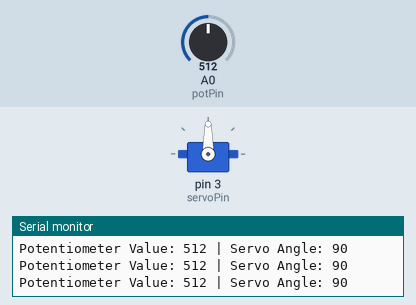
The sketch below on a simulated Arduino Uno, built with avr-gcc and run on an emulated ATmega328P. Parts: servo, the last lines printed to the serial monitor. The inputs (shaded band) are chosen by the test bench; at power-on: A0 (potPin) = 512.

Above: at 1.2 s.
1.3 s: A0 (potPin) set to 558
At 2.3 s:
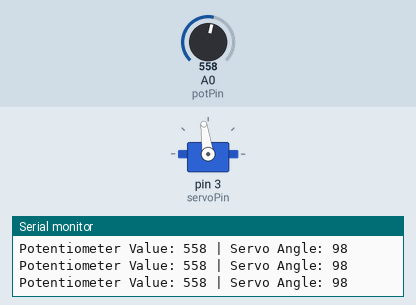
4.3 s: A0 (potPin) set to 576
At 5.3 s:
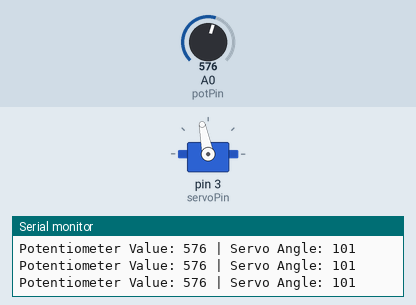
5.8 s: A0 (potPin) set to 306
At 6.3 s:
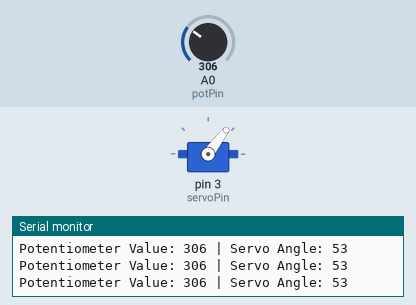
7.3 s: A0 (potPin) set to 110
At 8.5 s:
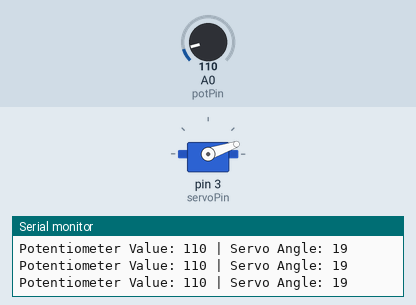
8.8 s: A0 (potPin) set to 94
At 10.1 s:
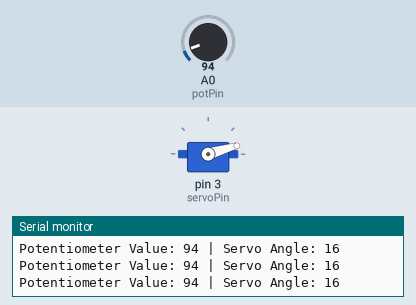
11.8 s: A0 (potPin) set to 122
At 12.2 s:
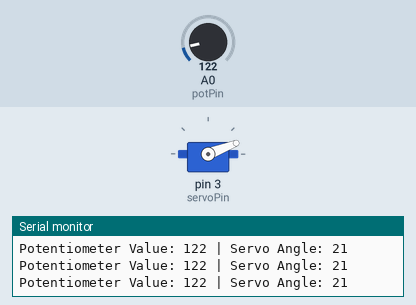
Timing chart, 0 to 14.3 s (numbered marks = the images above; inputs shaded):
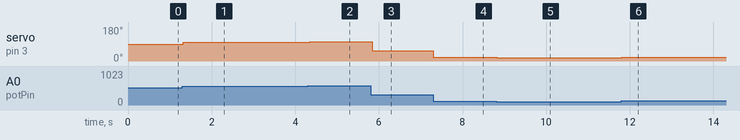

The sketch:

Servo_speed_controls.ino
```cpp
#include <Servo.h>

const int potPin = A0;  // Pin connected to the potentiometer
const int servoPin = 3; // Pin connected to the servo motor

Servo myservo;

void setup() {
    myservo.attach(servoPin); // Attach the servo to pin 3
    myservo.write(90); // Initialize the servo to the middle position
    Serial.begin(9600);
}

void loop() {
    int potValue = analogRead(potPin); // Read the potentiometer value
    int angle = map(potValue, 0, 1023, 0, 180); // Map the value to a range from 0 to 180

    myservo.write(angle); // Set the servo position
    delay(15); // Wait for the servo to reach the position

    // Print the potentiometer value and the corresponding angle
    Serial.print("Potentiometer Value: ");
    Serial.print(potValue);
    Serial.print(" | Servo Angle: ");
    Serial.println(angle);
}
```

Measured:
- after the input at 1.3 s, servo on pin 3 (servoPin): 90° → 98° at once
- after the input at 4.3 s, servo on pin 3 (servoPin): 98° → 101° at once
- after the input at 5.8 s, servo on pin 3 (servoPin): 101° → 53° at once
- after the input at 7.3 s, servo on pin 3 (servoPin): 53° → 19° at once
- after the input at 8.8 s, servo on pin 3 (servoPin): 19° → 16° at once
- after the input at 11.8 s, servo on pin 3 (servoPin): 16° → 21° at once
